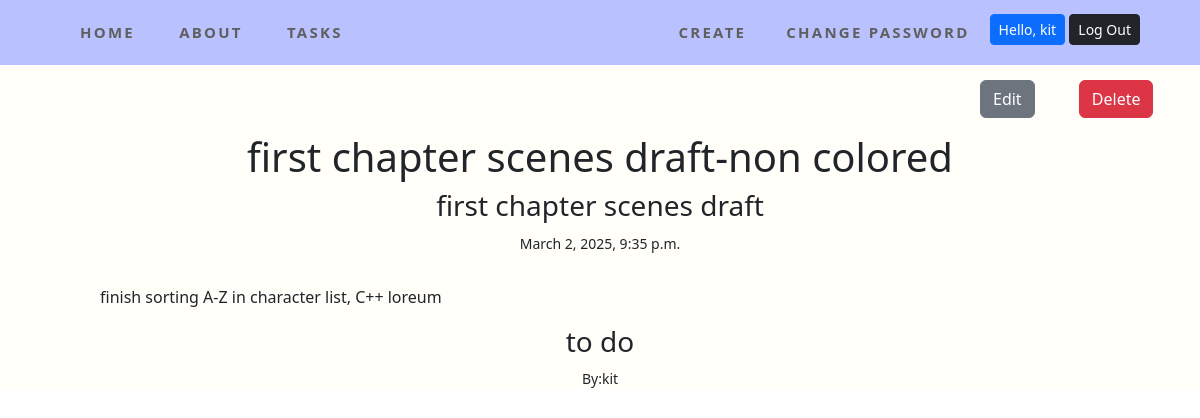
/issues/4/ (signed in), run on the app's committed database.
### accounts/models.py (models this page shows)
class CustomUser(AbstractUser):
    role = models.ForeignKey(
        Role,
        on_delete=models.CASCADE,
        blank=True,
        null=True
    )
    team = models.ForeignKey(
        Team,
        on_delete=models.CASCADE,
        blank=True,
        null=True
    )

### issues/models.py (models this page shows, shortened)
class Issue(models.Model):
    name = models.CharField(max_length=64)
    summary = models.CharField(max_length=128)
    description = models.TextField()
    reporter = models.ForeignKey(
        get_user_model(),
        on_delete=models.CASCADE,
        blank=True,
        null=True,
    )
    assignee=models.ForeignKey(
        get_user_model(),
        on_delete=models.CASCADE,
        related_name="assignee",
        blank=True,
        null=True
    )
    created_on = models.DateTimeField(auto_now_add=True)
    status = models.ForeignKey(
        Status,
        on_delete=models.CASCADE,
    )

class Status(models.Model):
    name=models.CharField(max_length=128)
    description=models.CharField(max_length=256)
    def __str__(self):
        return self.name
    class Meta:
        verbose_name_plural = "Status"

### issues/views.py (the view)
# urls.py: path("<int:pk>/",views.IssueDetailView.as_view(), name="detail"),
class IssueDetailView(LoginRequiredMixin, DetailView):
    template_name="issues/detail.html"
    model=Issue

### templates/issues/detail.html (shortened to what this page needs)
{%extends "base.html"%}
{%block content%}
<div class="edit-set">
    <a href="{% url 'edit' issue.pk %}"><button class="btn btn-secondary">Edit</button></a>
    <a href="{% url 'delete' issue.pk %}"><button class="btn btn-danger">Delete</button></a>
</div>
    <div class="post">
    <h1>{{ issue.name}}</h1>
    <h3>{{issue.summary}}</h3>
    <small>{{issue.created_on}}</small>
    <p>{{issue.description}}</p>
    <h3>{{issue.status}}</h3>
    <small>By:{{issue.assignee}}</small>
</div>
{%endblock content%}

### templates/base.html (shortened to what this page needs)
{%load static%}
<!DOCTYPE html>
<html lang="en">
<head>
    <link href="https://cdn.jsdelivr.net/npm/bootstrap@5.3.3/dist/css/bootstrap.min.css" rel="stylesheet">
    <link rel="stylesheet" href="{% static 'css/base.css' %}">
</head>
<body>
<nav>
  <div class="navbar">
    <div class="nav-container">
      <div>
        <a class="topnav" href="{% url 'home'%}">Home</a>
        <a class="topnav" href="{% url 'about'%}">About</a>
        <a class="topnav" href="{% url 'list'%}">Tasks</a>
      </div>
      <div class="nav-right">
      {%if user.is_authenticated %}
        <a class="topnav" href="{% url 'new'%}">Create</a>
        <a class="topnav" href="{% url 'password_change'%}">Change Password </a>
        <form class="pt-2" method="POST" action="{%url 'logout'%}">
          <label class="btn btn-primary btn-sm" >Hello, {{user.username}}</label>
          <input type="submit"  class="btn btn-dark btn-sm" value="Log Out">
        </form>
      {%else%}
        <a class="topnav"  href="{% url 'signup' %}">Sign up</a>
        <a class="topnav"  href="{% url 'login' %}">Log In</a>
      {%endif%}
  </div>
  </div>
</nav>
<div class="content-body">
  {%block content%}
  {%endblock content%}
</div>
</body>
</html>

### static/css/base.css (style rules this page uses)
* { margin: 0; padding: 0; }
.topnav { font-size: 15px !important; }
.navbar { background-color: #bac1ff; padding: 0.4rem 0; position: sticky; top: 0; z-index: 999; }
.nav-container { width: 90%; max-width: 1200px; margin: 0 auto; display: flex; align-items: center; justify-content: space-between; }
.nav-right { display: flex; }
a { color: #5f5f5f; text-transform: uppercase; text-decoration: none; letter-spacing: 0.15em; display: inline-block; padding: 15px 20px; position: relative; font-weight: bold; }
.content-body { width: 100%; background-color: rgb(255, 254, 248); }
.post { text-align: center; }
.post p { padding-left: 100px; padding-right: 100px; text-align: left; padding-top: 30px; }
.edit-set { margin-left: 80%; width:250px; }

### data on the page
CustomUser: username "kit"
Issue: name "first chapter scenes draft-non colored", summary "first chapter scenes draft", created_on "March 2, 2025, 9:35 p.m.", description "finish sorting A-Z in character list, C++ loreum", status "to do", assignee "kit"
